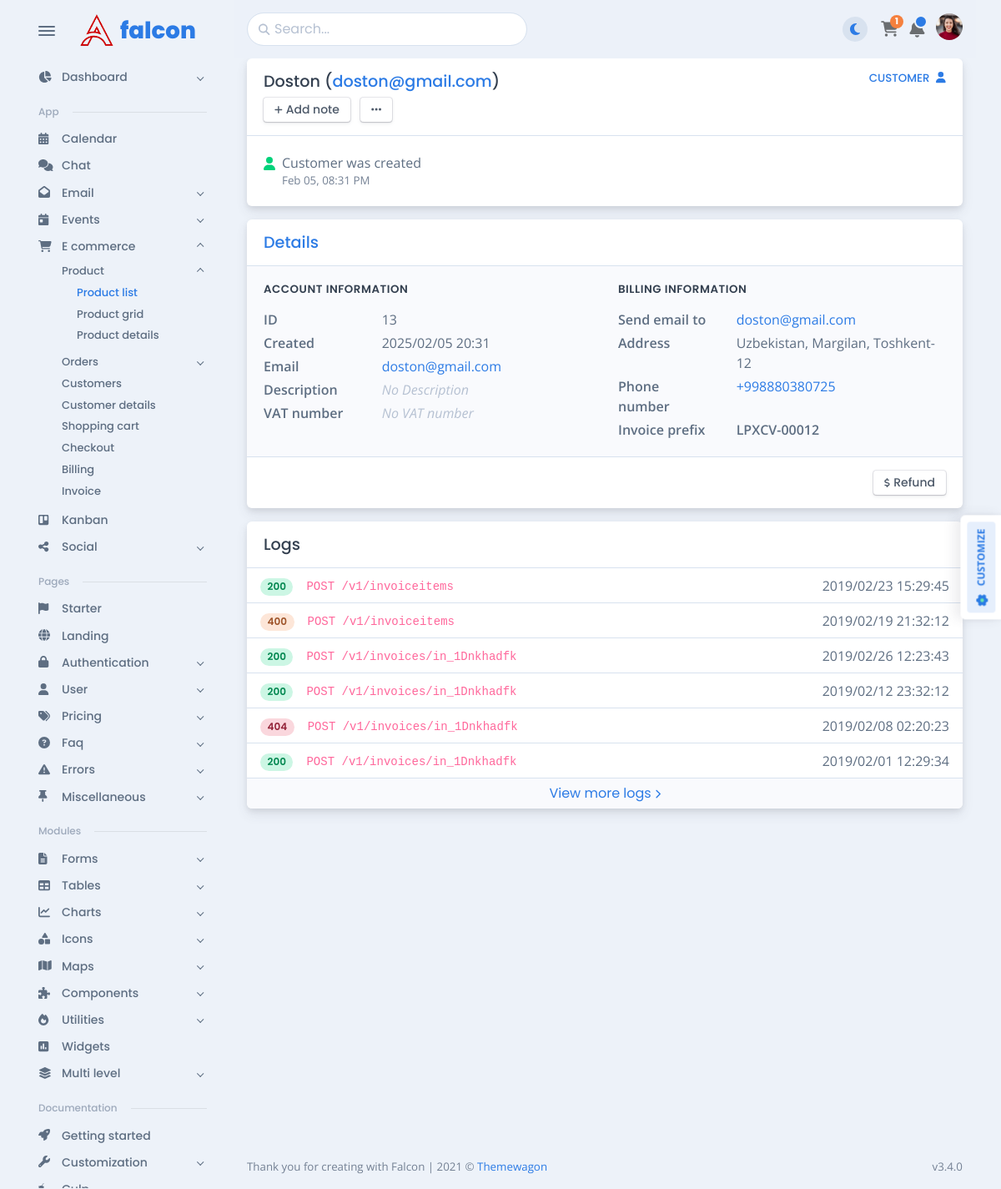
The page /customer_detail/13/ on the database as committed earlier.
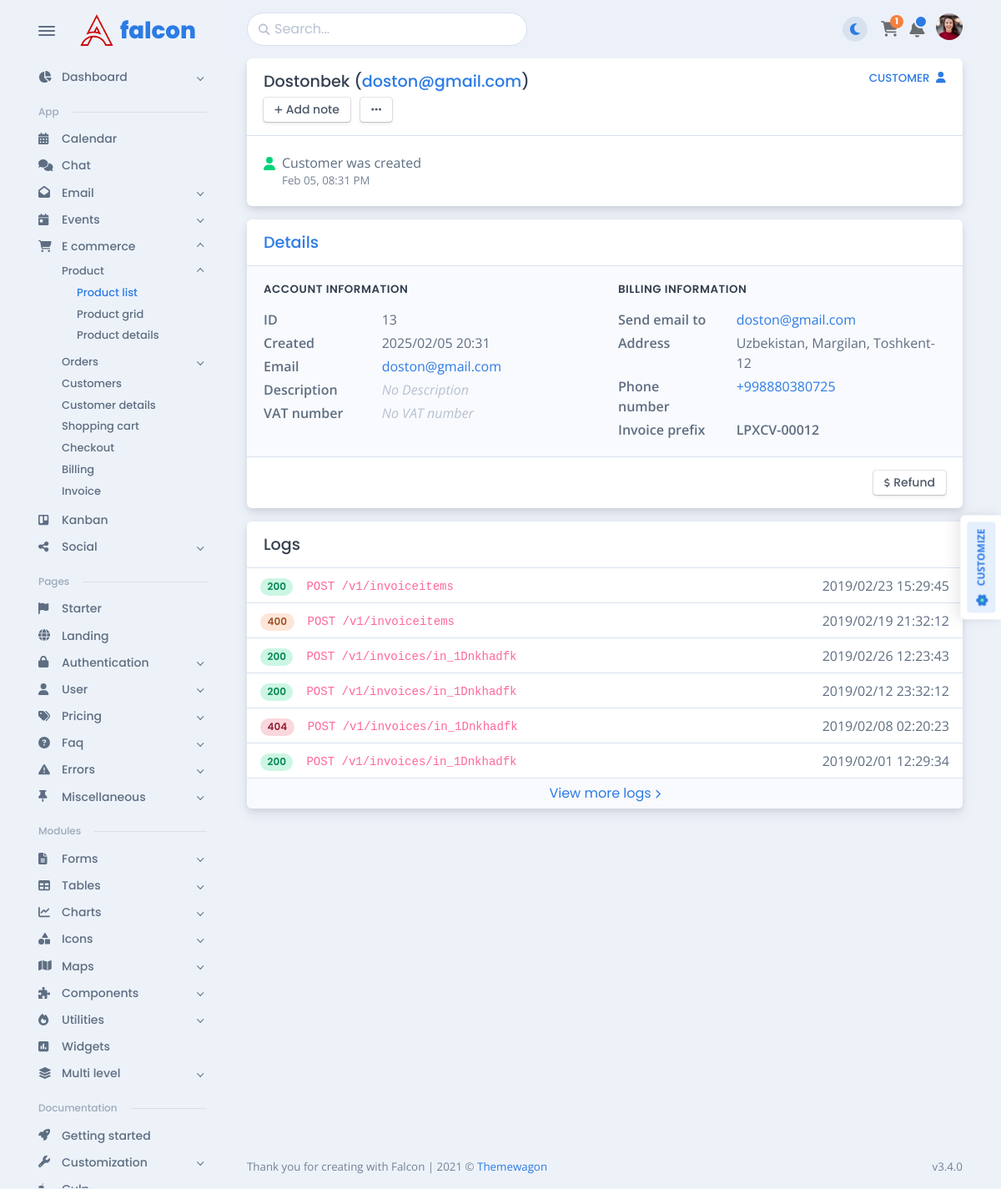
The same page on the database as committed later.
### commerce/models.py (models this page shows, shortened)
class BaseModel(models.Model):
    created_at = models.DateTimeField(auto_now_add=True)
    updated_at = models.DateTimeField(auto_now=True)
    class Meta:
        abstract = True

class Customer(BaseModel):
    full_name = models.CharField(max_length=255)
    email = models.EmailField()
    description = models.TextField(blank=True, null=True, default="No Description")
    vat_number = models.CharField(max_length=50, blank=True, null=True, default="No VAT number")
    send_email_to = models.EmailField()
    address = models.TextField()
    phone_number = PhoneNumberField(region="UZ")
    invoice_prefix = models.CharField(max_length=5, default=generate_invoice_prefix, unique=True)
    invoice_number = models.IntegerField()
    def generate_invoice_id(self):
        return f"{self.invoice_prefix}-{self.invoice_number:05d}"

### commerce/views.py (the view)
# urls.py: path('customer_detail/<int:pk>/', views.customer_details, name='customer_details'),
def customer_details(request, pk):
    customer = get_object_or_404(Customer, id=pk)
    created_date = customer.created_at.strftime("%b %d, %I:%M %p")
    context = {
        'customer': customer,
        'created_date': created_date,
    }
    return render(request, template_name='commerce/customers/customer-details.html', context=context)

### commerce/templates/commerce/Customers/customer-details.html (shortened to what the changed rows need)
{% extends 'commerce/base/base.html' %}
{% load static %}
{% block customer_detail_content %}
    <div class="card mb-3">
        <div class="card-header">
            <div class="row">
                <div class="col">
                    <h5 class="mb-2">{{ customer.full_name }} (<a
                            href="mailto:{{ customer.email }}">{{ customer.email }}</a>)</h5><a
                        class="btn btn-falcon-default btn-sm" href="#!"><span class="fas fa-plus fs--2 me-1"></span>Add
                    note</a>
                    <button class="btn btn-falcon-default btn-sm dropdown-toggle ms-2 dropdown-caret-none" type="button"
                            data-bs-toggle="dropdown" aria-haspopup="true" aria-expanded="false"><span
                            class="fas fa-ellipsis-h"></span></button>
                </div>
            </div>
        </div>
    </div>
    <div class="card mb-3">
        <div class="card-body bg-light border-top">
            <div class="row">
                <div class="col-lg col-xxl-5">
                    <div class="row">
                        <div class="col-5 col-sm-4">
                            <p class="fw-semi-bold mb-1">ID</p>
                        </div>
                        <div class="col">{{ customer.id }}</div>
                    </div>
                    <div class="row">
                        <div class="col-5 col-sm-4">
                            <p class="fw-semi-bold mb-1">Created</p>
                        </div>
                        <div class="col">{{ customer.created_at|date:"Y/m/d H:i" }}</div>
                    </div>
                    <div class="row">
                        <div class="col"><a href="mailto:{{ customer.email }}">{{ customer.email }}</a></div>
                    </div>
                    <div class="row">
                        <div class="col">
                            <p class="fst-italic text-400 mb-1">{{ customer.description }}</p>
                        </div>
                    </div>
                    <div class="row">
                        <div class="col">
                            <p class="fst-italic text-400 mb-0">{{ customer.vat_number }}</p>
                        </div>
                    </div>
                </div>
                <div class="col-lg col-xxl-5 mt-4 mt-lg-0 offset-xxl-1">
                    <div class="row">
                        <div class="col"><a href="mailto:{{ customer.email }}">{{ customer.email }}</a></div>
                    </div>
                    <div class="row">
                        <div class="col">
                            <p class="mb-1">{{ customer.address }}</p>
                        </div>
                    </div>
                    <div class="row">
                        <div class="col"><a href="tel:{{ customer.phone_number }}">{{ customer.phone_number }}</a></div>
                    </div>
                    <div class="row">
                        <div class="col">
                            <p class="fw-semi-bold mb-0">{{ customer.generate_invoice_id }}</p>
                        </div>
                    </div>
                </div>
            </div>
        </div>
    </div>
{% endblock %}

Rows that differ between the two databases and show on the page:
changed Customer "doston@gmail.com": full_name "Doston" → "Dostonbek"
